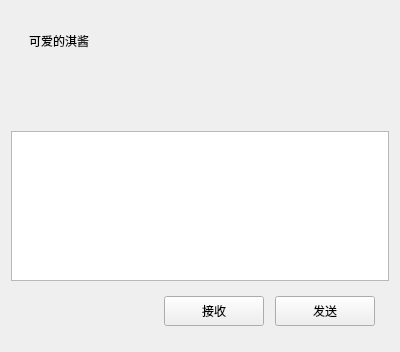
<?xml version="1.0" encoding="UTF-8"?>
<ui version="4.0">
 <class>ChatPage</class>
 <widget class="QWidget" name="ChatPage">
  <property name="geometry">
   <rect>
    <x>0</x>
    <y>0</y>
    <width>400</width>
    <height>352</height>
   </rect>
  </property>
  <property name="windowTitle">
   <string>Form</string>
  </property>
  <layout class="QVBoxLayout" name="verticalLayout">
   <item>
    <widget class="QWidget" name="chat_data_wid" native="true">
     <layout class="QVBoxLayout" name="verticalLayout_4">
      <property name="spacing">
       <number>0</number>
      </property>
      <property name="leftMargin">
       <number>0</number>
      </property>
      <property name="topMargin">
       <number>0</number>
      </property>
      <property name="rightMargin">
       <number>0</number>
      </property>
      <property name="bottomMargin">
       <number>0</number>
      </property>
      <item>
       <widget class="QWidget" name="title_wid" native="true">
        <property name="minimumSize">
         <size>
          <width>0</width>
          <height>60</height>
         </size>
        </property>
        <property name="maximumSize">
         <size>
          <width>16777215</width>
          <height>60</height>
         </size>
        </property>
        <layout class="QVBoxLayout" name="verticalLayout_5">
         <item>
          <widget class="QWidget" name="widget_2" native="true">
           <layout class="QHBoxLayout" name="horizontalLayout_3">
            <item>
             <widget class="QLabel" name="title_label">
              <property name="text">
               <string>可爱的淇酱</string>
              </property>
             </widget>
            </item>
           </layout>
          </widget>
         </item>
        </layout>
       </widget>
      </item>
      <item>
       <widget class="QWidget" name="cha_data_list" native="true"/>
      </item>
      <item>
       <widget class="QWidget" name="tool_wid" native="true">
        <property name="minimumSize">
         <size>
          <width>0</width>
          <height>60</height>
         </size>
        </property>
        <property name="maximumSize">
         <size>
          <width>16777215</width>
          <height>60</height>
         </size>
        </property>
        <layout class="QHBoxLayout" name="horizontalLayout_4">
         <item>
          <spacer name="horizontalSpacer_2">
           <property name="orientation">
            <enum>Qt::Orientation::Horizontal</enum>
           </property>
           <property name="sizeType">
            <enum>QSizePolicy::Policy::Fixed</enum>
           </property>
           <property name="sizeHint" stdset="0">
            <size>
             <width>5</width>
             <height>20</height>
            </size>
           </property>
          </spacer>
         </item>
         <item>
          <widget class="ClickedLabel" name="emo_label">
           <property name="minimumSize">
            <size>
             <width>25</width>
             <height>25</height>
            </size>
           </property>
           <property name="maximumSize">
            <size>
             <width>25</width>
             <height>25</height>
            </size>
           </property>
           <property name="text">
            <string/>
           </property>
          </widget>
         </item>
         <item>
          <spacer name="horizontalSpacer_3">
           <property name="orientation">
            <enum>Qt::Orientation::Horizontal</enum>
           </property>
           <property name="sizeType">
            <enum>QSizePolicy::Policy::Fixed</enum>
           </property>
           <property name="sizeHint" stdset="0">
            <size>
             <width>5</width>
             <height>20</height>
            </size>
           </property>
          </spacer>
         </item>
         <item>
          <widget class="ClickedLabel" name="file_label">
           <property name="minimumSize">
            <size>
             <width>25</width>
             <height>25</height>
            </size>
           </property>
           <property name="maximumSize">
            <size>
             <width>25</width>
             <height>25</height>
            </size>
           </property>
           <property name="text">
            <string/>
           </property>
          </widget>
         </item>
         <item>
          <spacer name="horizontalSpacer_4">
           <property name="orientation">
            <enum>Qt::Orientation::Horizontal</enum>
           </property>
           <property name="sizeHint" stdset="0">
            <size>
             <width>40</width>
             <height>20</height>
            </size>
           </property>
          </spacer>
         </item>
        </layout>
       </widget>
      </item>
      <item>
       <widget class="QTextEdit" name="chat_edit">
        <property name="minimumSize">
         <size>
          <width>0</width>
          <height>150</height>
         </size>
        </property>
        <property name="maximumSize">
         <size>
          <width>16777215</width>
          <height>150</height>
         </size>
        </property>
       </widget>
      </item>
      <item>
       <widget class="QWidget" name="send_wid" native="true">
        <property name="minimumSize">
         <size>
          <width>0</width>
          <height>60</height>
         </size>
        </property>
        <property name="maximumSize">
         <size>
          <width>16777215</width>
          <height>60</height>
         </size>
        </property>
        <layout class="QHBoxLayout" name="horizontalLayout_5">
         <item>
          <spacer name="horizontalSpacer_5">
           <property name="orientation">
            <enum>Qt::Orientation::Horizontal</enum>
           </property>
           <property name="sizeHint" stdset="0">
            <size>
             <width>40</width>
             <height>20</height>
            </size>
           </property>
          </spacer>
         </item>
         <item>
          <widget class="ClickedBtn" name="receive_btn">
           <property name="minimumSize">
            <size>
             <width>100</width>
             <height>30</height>
            </size>
           </property>
           <property name="maximumSize">
            <size>
             <width>100</width>
             <height>30</height>
            </size>
           </property>
           <property name="text">
            <string>接收</string>
           </property>
          </widget>
         </item>
         <item>
          <spacer name="horizontalSpacer_7">
           <property name="orientation">
            <enum>Qt::Orientation::Horizontal</enum>
           </property>
           <property name="sizeType">
            <enum>QSizePolicy::Policy::Fixed</enum>
           </property>
           <property name="sizeHint" stdset="0">
            <size>
             <width>5</width>
             <height>20</height>
            </size>
           </property>
          </spacer>
         </item>
         <item>
          <widget class="ClickedBtn" name="send_btn">
           <property name="minimumSize">
            <size>
             <width>100</width>
             <height>30</height>
            </size>
           </property>
           <property name="maximumSize">
            <size>
             <width>100</width>
             <height>30</height>
            </size>
           </property>
           <property name="text">
            <string>发送</string>
           </property>
          </widget>
         </item>
         <item>
          <spacer name="horizontalSpacer_6">
           <property name="orientation">
            <enum>Qt::Orientation::Horizontal</enum>
           </property>
           <property name="sizeType">
            <enum>QSizePolicy::Policy::Fixed</enum>
           </property>
           <property name="sizeHint" stdset="0">
            <size>
             <width>5</width>
             <height>20</height>
            </size>
           </property>
          </spacer>
         </item>
        </layout>
       </widget>
      </item>
     </layout>
    </widget>
   </item>
  </layout>
 </widget>
 <customwidgets>
  <customwidget>
   <class>ClickedBtn</class>
   <extends>QPushButton</extends>
   <header>clickedbtn.h</header>
  </customwidget>
  <customwidget>
   <class>ClickedLabel</class>
   <extends>QLabel</extends>
   <header>clickedlabel.h</header>
  </customwidget>
 </customwidgets>
 <resources/>
 <connections/>
</ui>
